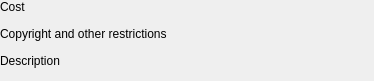
<?xml version="1.0" encoding="UTF-8"?>
<ui version="4.0">
 <class>imsmdRightsWidget</class>
 <widget class="QWidget" name="imsmdRightsWidget">
  <property name="geometry">
   <rect>
    <x>0</x>
    <y>0</y>
    <width>374</width>
    <height>81</height>
   </rect>
  </property>
  <property name="windowTitle">
   <string>Form</string>
  </property>
  <layout class="QGridLayout" name="gridLayout">
   <property name="margin">
    <number>0</number>
   </property>
   <property name="spacing">
    <number>0</number>
   </property>
   <item row="0" column="0">
    <widget class="QLabel" name="label_16">
     <property name="text">
      <string>Cost</string>
     </property>
     <property name="alignment">
      <set>Qt::AlignLeading|Qt::AlignLeft|Qt::AlignTop</set>
     </property>
     <property name="margin">
      <number>5</number>
     </property>
    </widget>
   </item>
   <item row="0" column="1">
    <layout class="QVBoxLayout" name="riCostLayout">
     <property name="spacing">
      <number>0</number>
     </property>
    </layout>
   </item>
   <item row="1" column="0">
    <widget class="QLabel" name="label_17">
     <property name="text">
      <string>Copyright and other restrictions</string>
     </property>
     <property name="alignment">
      <set>Qt::AlignLeading|Qt::AlignLeft|Qt::AlignTop</set>
     </property>
     <property name="margin">
      <number>5</number>
     </property>
    </widget>
   </item>
   <item row="1" column="1">
    <layout class="QVBoxLayout" name="riCopyrightLayout">
     <property name="spacing">
      <number>0</number>
     </property>
    </layout>
   </item>
   <item row="2" column="0">
    <widget class="QLabel" name="label_18">
     <property name="text">
      <string>Description</string>
     </property>
     <property name="alignment">
      <set>Qt::AlignLeading|Qt::AlignLeft|Qt::AlignTop</set>
     </property>
     <property name="margin">
      <number>5</number>
     </property>
    </widget>
   </item>
   <item row="2" column="1">
    <layout class="QVBoxLayout" name="riDescriptionLayout">
     <property name="spacing">
      <number>0</number>
     </property>
    </layout>
   </item>
  </layout>
 </widget>
 <resources/>
 <connections/>
</ui>
